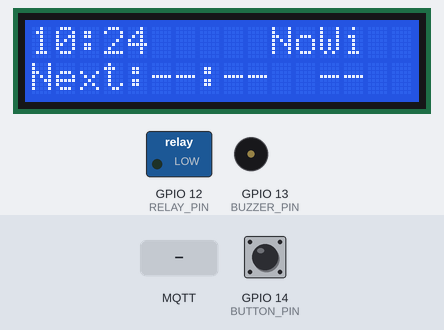
Bench run of a sketch on a simulated ESP8266 (NodeMCU). Parts: 16×2 character LCD, switched loads named in the sketch (green lamp = pin HIGH), buzzer (waves = sounding, pin HIGH). The inputs (shaded band) are chosen by the test bench; at power-on: GPIO 14 (BUTTON_PIN) HIGH. WiFi joins after 1.5 s; servers stay silent unless stated; the local clock reads 2024-03-15 10:24:30 at power-on unless the sketch sets it; no MQTT or app messages arrive unless stated.

Above: at 3.2 s.
3.3 s: GPIO 14 (BUTTON_PIN) pulled LOW for 0.15 s
At 3.54 s:
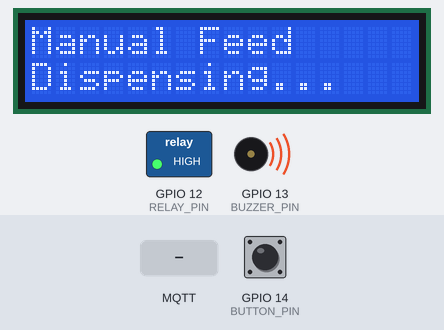
7.0 s: MQTT message "1234" arrives on the second subscribed topic
At 8.5 s:
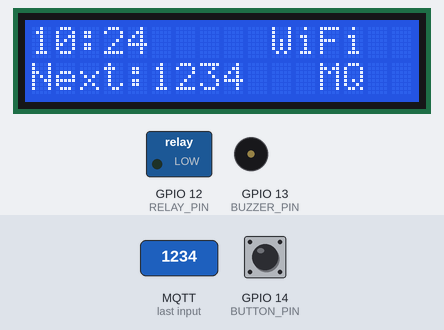
9.2 s: MQTT message "manual" arrives on the second subscribed topic
At 11.0 s:
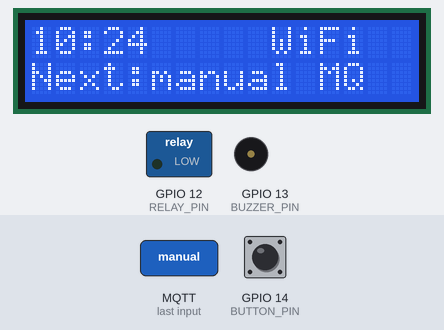
11.6 s: MQTT message "timer" arrives on the second subscribed topic
At 12.6 s:
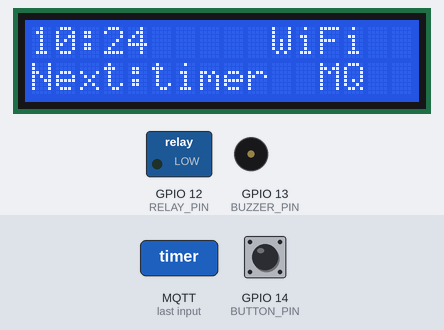
13.6 s: MQTT message "dogfeeder/feed" arrives on the second subscribed topic
At 14.4 s:
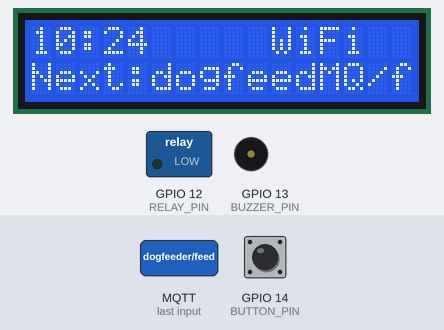
Timing chart, 0 to 16.6 s (numbered marks = the images above; inputs shaded):
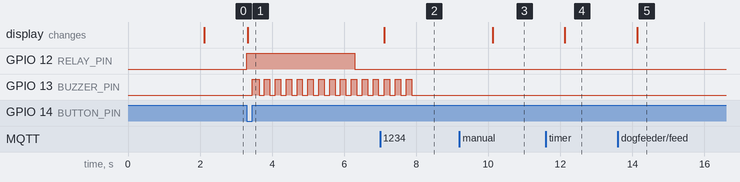

Measured:
- after the input at 3.3 s, GPIO 12 (RELAY_PIN): LOW → HIGH at once, → LOW 3.0 s later; GPIO 13 (BUZZER_PIN): alternates HIGH for 0.15 s and LOW for 0.15 s, starting after 0.15 s; the display: changes at once (image 1)
- after the input at 7.0 s, the display: changes after 0.12 s (image 2)
- after the input at 9.2 s, the display: changes after 0.92 s (image 3)
- after the input at 11.6 s, the display: changes after 0.53 s (image 4)
- after the input at 13.6 s, the display: changes after 0.54 s (image 5)

The sketch:

DOG_FEEDER_GIT.ino
```cpp
#include <ESP8266WiFi.h>
#include <ESP8266WebServer.h>
#include <WiFiClientSecure.h>
#include <PubSubClient.h>
#include <time.h>
#include <Wire.h>
#include <LiquidCrystal_I2C.h>

/* ================= LCD ================= */
LiquidCrystal_I2C lcd(0x27, 16, 2);

/* ================= WIFI ================= */
const char* sta_ssid     = "YOUR_WiFi_name";
const char* sta_password = "WiFi_password";

const char* ap_ssid     = "DogFeeder_AP";
const char* ap_password = "12345678";

/* ================= MQTT ================= */
#define MQTT_SERVER "57d98099abe74b37b2af2cc640b99e73.s1.eu.hivemq.cloud"
#define MQTT_PORT   8883
#define MQTT_USER   "USER_NAME"
#define MQTT_PASS   "PASSWORD"

/* ================= GPIO ================= */
#define RELAY_PIN   12 // D6
#define BUTTON_PIN  14  // D5
#define BUZZER_PIN  13   // D7

#define RELAY_ON    HIGH
#define RELAY_OFF   LOW
#define RELAY_TIME  3000

/* ================= OBJECTS ================= */
ESP8266WebServer server(80);
WiFiClientSecure espClient;
PubSubClient client(espClient);

/* ================= RELAY ================= */
bool relayActive = false;
unsigned long relayStartMillis = 0;

/* ================= BUTTON ================= */
volatile bool buttonPressed = false;
volatile unsigned long lastInterruptTime = 0;

void IRAM_ATTR handleButtonInterrupt() {
  if (millis() - lastInterruptTime > 200) {
    buttonPressed = true;
    lastInterruptTime = millis();
  }
}

/* ================= BUZZER ================= */
bool buzzerActive = false;
unsigned long buzzerMillis = 0;
int buzzerCount = 0;
int totalBeeps = 3;

void startBuzzer() {
  buzzerActive = true;
  buzzerMillis = millis();
  buzzerCount = 0;
}

void buzzerHandler() {
  if (!buzzerActive) return;

  if (millis() - buzzerMillis >= 150) {
    buzzerMillis = millis();

    digitalWrite(BUZZER_PIN, !digitalRead(BUZZER_PIN));
    buzzerCount++;

    if (buzzerCount >= totalBeeps * 10) {
      buzzerActive = false;
      digitalWrite(BUZZER_PIN, LOW);
    }
  }
}

/* ================= STATUS ================= */
String currentTimeStr = "--:--";
String nextFeedTime = "--:--";
bool wifiConnected = false;
bool mqttConnected = false;

/* ================= LCD ================= */
void showIdle() {
  lcd.clear();

  lcd.setCursor(0,0);
  lcd.print(currentTimeStr);

  lcd.setCursor(10,0);
  if (wifiConnected) lcd.print("WiFi");
  else lcd.print("NoWi");

  lcd.setCursor(0,1);
  lcd.print("Next:");
  lcd.print(nextFeedTime);

  lcd.setCursor(12,1);
  if (mqttConnected) lcd.print("MQ");
  else lcd.print("--");
}

void showManualFeed() {
  lcd.clear();
  lcd.setCursor(0,0);
  lcd.print("Manual Feed");
  lcd.setCursor(0,1);
  lcd.print("Dispensing...");
}

void showTimerFeed() {
  lcd.clear();
  lcd.setCursor(0,0);
  lcd.print("Timer Feed");
  lcd.setCursor(0,1);
  lcd.print(currentTimeStr);
}

/* ================= TIMERS ================= */
String feedTime[3] = {"", "", ""};
bool fed[3] = {false, false, false};

/* ================= HTML ================= */
const char MAIN_page[] PROGMEM =  R"====(
<!DOCTYPE html>
<html>
<head>
<meta name="viewport" content="width=device-width, initial-scale=1">
<title>Smart Dog Feeder</title>

<script src="https://unpkg.com/mqtt/dist/mqtt.min.js"></script>

<style>
*{box-sizing:border-box}
body{
  margin:0;
  height:100vh;
  background:linear-gradient(135deg,#667eea,#764ba2);
  display:flex;
  justify-content:center;
  align-items:center;
  font-family:Arial;
  overflow:hidden;
}

/* ---------- GLASS CARD ---------- */
.card{
  background:rgba(255,255,255,0.18);
  backdrop-filter:blur(15px);
  padding:25px;
  width:330px;
  border-radius:20px;
  text-align:center;
  box-shadow:0 25px 50px rgba(0,0,0,.3);
  animation:fadeUp 1s ease;
}

@keyframes fadeUp{
  from{opacity:0; transform:translateY(40px)}
  to{opacity:1; transform:translateY(0)}
}

h2{color:#fff;margin-bottom:10px}

/* ---------- STATUS ---------- */
.status{
  margin-bottom:15px;
  padding:8px;
  border-radius:10px;
  font-size:14px;
  animation:pulse 2s infinite;
}
.connected{background:#2ecc71;color:white;}
.disconnected{background:#e74c3c;color:white;}

@keyframes pulse{
  0%{opacity:1}
  50%{opacity:.6}
  100%{opacity:1}
}

/* ---------- BUTTON ---------- */
button{
  width:100%;
  padding:16px;
  font-size:16px;
  border:none;
  border-radius:15px;
  background:linear-gradient(45deg,#ff512f,#dd2476);
  color:white;
  cursor:pointer;
  margin-top:10px;
  transition:.3s;
}
button:hover{transform:scale(1.05)}
button:active{transform:scale(0.95)}

/* ---------- TIMER ---------- */
.timer{
  margin-top:15px;
  padding:10px;
  background:rgba(255,255,255,.25);
  border-radius:15px;
}
.timer input{
  width:100%;
  padding:8px;
  border-radius:10px;
  border:none;
  outline:none;
}

/* ---------- LOGIN ---------- */
#loginBox input{
  width:100%;
  padding:10px;
  border-radius:12px;
  border:none;
  margin-top:10px;
  outline:none;
}
.hidden{display:none}
</style>
</head>

<body>

<!-- ========== LOGIN PAGE ========== -->
<div class="card" id="loginBox">
  <h2>🔐 Login</h2>
  <input type="text" id="user" placeholder="Username">
  <input type="password" id="pass" placeholder="Password">
  <button onclick="login()">LOGIN</button>
</div>

<!-- ========== MAIN PAGE ========== -->
<div class="card hidden" id="mainBox">
  <h2>🐶 Smart Dog Feeder</h2>

  <div id="status" class="status disconnected">Connecting MQTT...</div>

  <button onclick="feed()">🍖 FEED NOW</button>

  <div class="timer">
    <label>⏰ Timer 1</label>
    <input type="time" id="t1">
    <button onclick="setTimer(1)">SET TIMER</button>
  </div>

  <div class="timer">
    <label>⏰ Timer 2</label>
    <input type="time" id="t2">
    <button onclick="setTimer(2)">SET TIMER</button>
  </div>

  <div class="timer">
    <label>⏰ Timer 3</label>
    <input type="time" id="t3">
    <button onclick="setTimer(3)">SET TIMER</button>
  </div>
</div>

<script>
/* ---------- LOGIN ---------- */
function login(){
  const u=document.getElementById("user").value;
  const p=document.getElementById("pass").value;
  if(u==="admin" && p==="1234"){
    document.getElementById("loginBox").classList.add("hidden");
    document.getElementById("mainBox").classList.remove("hidden");
  }else{
    alert("Invalid Login");
  }
}

/* ---------- MQTT ---------- */
const statusDiv=document.getElementById("status");

const client = mqtt.connect(
  "wss://57d98099abe74b37b2af2cc640b99e73.s1.eu.hivemq.cloud:8884/mqtt",
  { username:"dog_Fedder", password:"AJAY#2005m" }
);

client.on("connect", ()=>{
  statusDiv.className="status connected";
  statusDiv.innerHTML="🟢 Connected";
});

/* ---------- FUNCTIONS (UNCHANGED) ---------- */
function feed(){
  client.publish("dogfeeder/feed","1");
}

function setTimer(n){
  const t=document.getElementById("t"+n).value;
  if(!t){alert("Select time");return;}
  client.publish("dogfeeder/time"+n,t);
}
</script>

</body>
</html>


)====";

/* ================= RELAY ================= */
void startRelay(String source) {
  if (relayActive) return;

  relayActive = true;
  relayStartMillis = millis();

  digitalWrite(RELAY_PIN, RELAY_ON);
  startBuzzer();

  if (source == "manual") showManualFeed();
  else if (source == "timer") showTimerFeed();
}

void relayHandler() {
  if (relayActive && millis() - relayStartMillis >= RELAY_TIME) {
    digitalWrite(RELAY_PIN, RELAY_OFF);
    relayActive = false;
  }
}

/* ================= MQTT ================= */
void mqttCallback(char* topic, byte* payload, unsigned int length) {
  String msg;
  for (uint8_t i = 0; i < length; i++) msg += (char)payload[i];
  msg.trim();

  if (String(topic) == "dogfeeder/feed" && msg == "1")
    startRelay("manual");

  if (String(topic) == "dogfeeder/time1") feedTime[0] = msg, fed[0] = false;
  if (String(topic) == "dogfeeder/time2") feedTime[1] = msg, fed[1] = false;
  if (String(topic) == "dogfeeder/time3") feedTime[2] = msg, fed[2] = false;
}

void connectMQTT() {
  if (client.connected()) return;

  if (client.connect("DogFeederESP", MQTT_USER, MQTT_PASS)) {
    client.subscribe("dogfeeder/feed");
    client.subscribe("dogfeeder/time1");
    client.subscribe("dogfeeder/time2");
    client.subscribe("dogfeeder/time3");
  }
}

/* ================= TIMER ================= */
void timerHandler() {
  struct tm timeinfo;
  if (!getLocalTime(&timeinfo)) return;

  char now[6];
  strftime(now, sizeof(now), "%H:%M", &timeinfo);
  currentTimeStr = String(now);

  nextFeedTime = "--:--";
  for (int i = 0; i < 3; i++) {
    if (feedTime[i] != "") {
      nextFeedTime = feedTime[i];
      break;
    }
  }

  for (int i = 0; i < 3; i++) {
    if (feedTime[i] == currentTimeStr && !fed[i]) {
      startRelay("timer");
      fed[i] = true;
    }
  }

  if (currentTimeStr == "00:00") {
    for (int i = 0; i < 3; i++) fed[i] = false;
  }
}

/* ================= SETUP ================= */
void setup() {
  Serial.begin(115200);

  pinMode(RELAY_PIN, OUTPUT);
  digitalWrite(RELAY_PIN, RELAY_OFF);

  pinMode(BUZZER_PIN, OUTPUT);
  digitalWrite(BUZZER_PIN, LOW);

  pinMode(BUTTON_PIN, INPUT_PULLUP);
  attachInterrupt(digitalPinToInterrupt(BUTTON_PIN), handleButtonInterrupt, FALLING);

  Wire.begin(4,5);  // SDA=D2, SCL=D1

  lcd.init();
  lcd.backlight();

  lcd.setCursor(0,0);
  lcd.print("Dog Feeder");
  lcd.setCursor(0,1);
  lcd.print("Starting...");
  delay(2000);

  WiFi.mode(WIFI_AP_STA);
  WiFi.softAP(ap_ssid, ap_password);
  WiFi.begin(sta_ssid, sta_password);

  configTime(19800, 0, "pool.ntp.org");

  server.on("/", []() {
    server.send_P(200, "text/html", MAIN_page);
  });

  server.on("/feed", []() {
    startRelay("manual");
    server.send(200, "text/plain", "Feeding...");
  });

  server.begin();

  espClient.setInsecure();
  client.setServer(MQTT_SERVER, MQTT_PORT);
  client.setCallback(mqttCallback);
}

/* ================= LOOP ================= */
void loop() {

  if (buttonPressed) {
    buttonPressed = false;
    startRelay("manual");
  }

  server.handleClient();

  wifiConnected = (WiFi.status() == WL_CONNECTED);

  if (wifiConnected) {
    if (!client.connected()) connectMQTT();
    client.loop();
  }

  mqttConnected = client.connected();

  relayHandler();
  buzzerHandler();
  timerHandler();

  // LCD auto refresh
  static unsigned long lcdTimer = 0;
  if (millis() - lcdTimer > 1000) {
    lcdTimer = millis();
    if (!relayActive) showIdle();
  }
}
```
